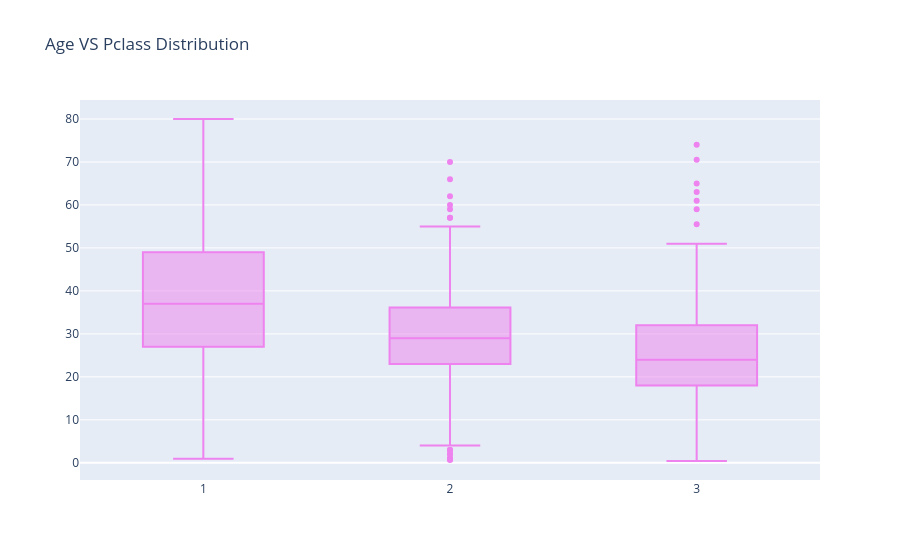

The notebook cell this image was saved under:
### Code cell
#Box plot and scatter plot
trace=go.Box(x=data['Pclass'],
             y=data['Age'],
             marker={'color':'violet'})
layout=go.Layout(title="Age VS Pclass Distribution")
fig=go.Figure(data=trace,layout=layout)
fig.show()

### Figure 1 — Plotly figure (JSON) as saved in the notebook; plotly's stock layout.template omitted (floating-point values rounded to 4 significant figures; data arrays with more than 128 entries replaced by an {"elided": "..."} marker saying what was removed)
{"data": [{"marker": {"color": "violet"}, "type": "box", "x": {"elided": "891 int values"}, "y": {"elided": "891 float values"}}], "layout": {"title": {"text": "Age VS Pclass Distribution"}}}
